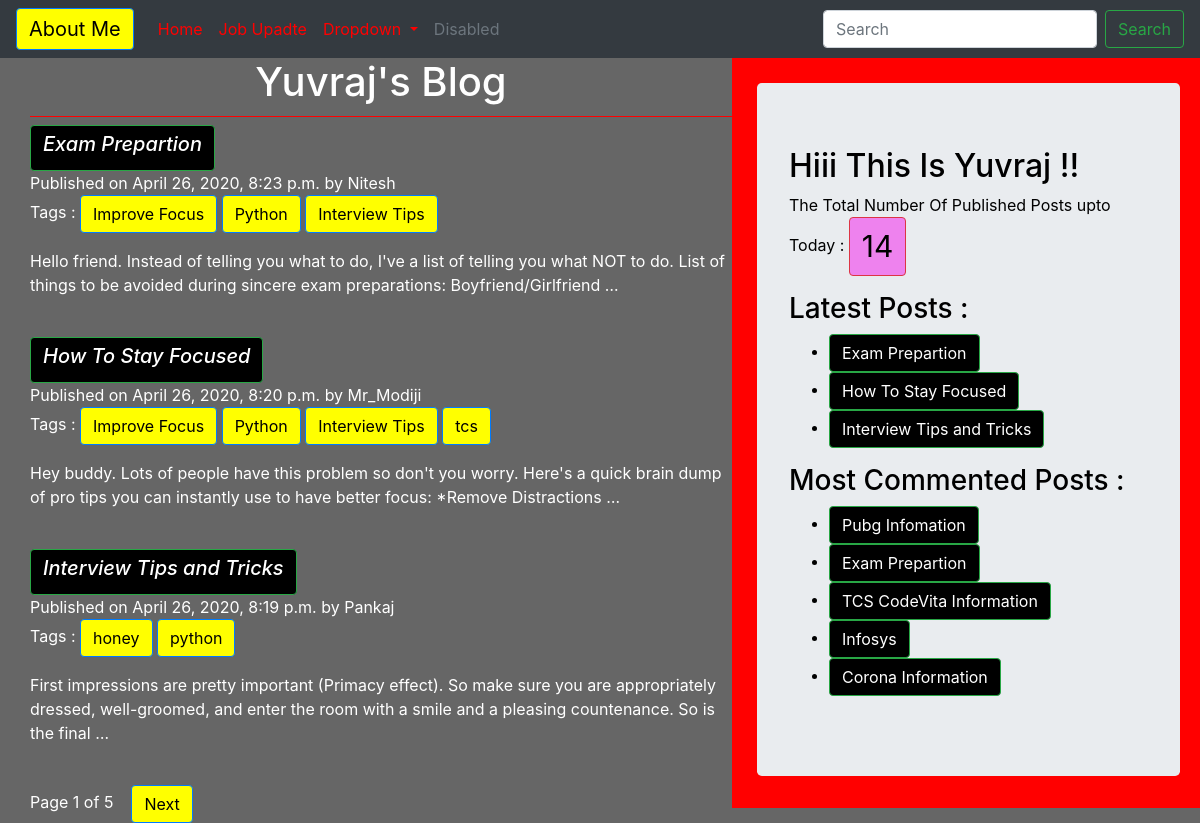
The page / on the database its author committed.
### blog/models.py (models this page shows, shortened)
class Post(models.Model):
    STATUS_CHOICE=(('draft','Draft'),('published','Published'))
    title=models.CharField(max_length=256)
    slug=models.SlugField(max_length=256,unique_for_date='publish')
    author=models.ForeignKey(User,related_name='blog_post',on_delete=models.CASCADE)
    body=models.TextField()
    publish=models.DateTimeField(default=timezone.now)
    created=models.DateTimeField(auto_now=True)
    updated=models.DateTimeField(auto_now=True)
    status=models.CharField(max_length=10,choices=STATUS_CHOICE,default='draft')
    objects=CustomManager()
    tags=TaggableManager()
    class Meta:
        ordering=('-publish',)
    def get_absolute_url(self):
        return reverse('post_detail',args=[self.publish.year,self.publish.strftime('%m'),
        self.publish.strftime('%d'),self.slug])

### blog/views.py (the view)
# urls.py: path('',views.post_list_view),
def post_list_view(request,tag_slug=None):
    post_list=Post.objects.all()
    tag=None
    if tag_slug:
        tag=get_object_or_404(Tag,slug=tag_slug)
        post_list=post_list.filter(tags__in=[tag])
    paginator=Paginator(post_list,3)
    page_number=request.GET.get('page')
    try:
        post_list=paginator.page(page_number)
    except PageNotAnInteger:
        post_list=paginator.page(1)
    except EmptyPage:
        post_list=paginator.page(paginator.num_page)
    return render(request,'blog/post_list.html',{'post_list':post_list,'tag':tag})

### blog/models.py (called while the page is built)
    def get_queryset(self):
        return super().get_queryset().filter(status='published')

### blog/templatetags/blog_tags.py (called while the page is built)
@register.simple_tag(name='my_tag')
def total_post():
    return Post.objects.count()

@register.inclusion_tag('blog/latest_post.html')
def show_latest_posts():
    latest_post=Post.objects.order_by('-publish')[:3]
    return {'latest_post':latest_post}

@register.simple_tag
def get_most_commented_post(count=5):
    most_commented_post= Post.objects.annotate(total_comments=Count('comments')).order_by('-total_comments')[:count]
    return {'most_commented_post':most_commented_post}

### templates/blog/post_list.html (shortened to what this page needs)
{%extends 'blog/base.html'%}
{%block content_block%}
<h1>Yuvraj's Blog</h1>
{%for post in post_list%}
<a id="anchor" class="btn btn-success"  href="{{post.get_absolute_url}}"><h6 id="date" >{{post.title}}</h6></a><br>
Published on {{post.publish}} by {{post.author | title}}
<p>Tags :
  {%for tag in post.tags.all%}
  <a href="{%url 'post_list_by_tag_name' tag.slug %}" class="btn btn-primary">{{tag.name}}</a>
  {%endfor%}
</p>
<p>{{post.body|truncatewords:30|linebreaks}}</p><br />
{%endfor%}
{%include 'blog/pagination.html' with page=post_list%}
{%endblock%}

### templates/blog/base.html (shortened to what this page needs)
<!DOCTYPE html>
{%load blog_tags%}
{%load static%}
<html lang="en" dir="ltr">
  <head>
    <link rel="stylesheet" href="https://stackpath.bootstrapcdn.com/bootstrap/4.4.1/css/bootstrap.min.css">
<link rel="stylesheet" href="{%static "/css/blog.css" %}">
  </head>
  <body>
  <nav class="navbar navbar-expand-lg navbar-primary bg-dark ">
  <a class="navbar-brand btn btn-primary" href="#">About Me</a>
  <div class="collapse navbar-collapse" id="navbarSupportedContent">
    <ul class="navbar-nav mr-auto">
      <li class="nav-item active">
        <a class="nav-link" href="#">Home <span class="sr-only">(current)</span></a>
      </li>
      <li class="nav-item">
        <a class="nav-link" href="#">Job Upadte</a>
      </li>
      <li class="nav-item dropdown">
        <a class="nav-link dropdown-toggle" href="#" id="navbarDropdown" role="button" data-toggle="dropdown" aria-haspopup="true" aria-expanded="false">
          Dropdown
        </a>
      </li>
      <li class="nav-item">
        <a class="nav-link disabled" href="#" tabindex="-1" aria-disabled="true">Disabled</a>
      </li>
    </ul>
    <form class="form-inline my-2 my-lg-0">
      <input class="form-control mr-sm-2" type="search" placeholder="Search" aria-label="Search">
      <button class="btn btn-outline-success my-2 my-sm-0" type="submit">Search</button>
    </form>
  </div>
</nav>
{%block sidebar%}
<div class="content">
  <div class="sidebar">
    <div class="jumbotron" >
   <h2>Hiii This Is Yuvraj !!</h2>
   <p>The Total Number Of Published Posts upto Today : <span id ='pcount' class="btn btn-danger">{%my_tag%}</span></p>
   <h3>Latest Posts :</h3>{%show_latest_posts%}
   <h3>Most Commented Posts :</h3>
<div class="Most_Commented_post">
   <ul>
     {%get_most_commented_post as most_commented_post%}
     {%for post in most_commented_post.most_commented_post %}
     <li > <a href="{{post.get_absolute_url}}" class="btn btn-success" id="Most_Commented_post">{{post.title}}</a></li>
     {%endfor%}
   </ul>
   </div>
   </div>
  </div>
{%endblock%}
{%block content_block%}
 {%endblock%}
</div>
  </body>
</html>

### templates/blog/latest_post.html
<ul>
  {%for post in latest_post%}
  <li><a href="{{post.get_absolute_url}} " class="btn btn-success"> {{post.title}}</a></li>
  {%endfor%}
</ul>

### templates/blog/pagination.html (shortened to what this page needs)
<div class="paginator">
  <span>Page {{page.number}} of {{page.paginator.num_pages}}</span>&nbsp&nbsp&nbsp
  {%if page.has_next%}
<a class="btn btn-primary"  href="?page={{page.next_page_number}}">Next</a>
  {%endif%}
</div>

### static/css/blog.css (style rules this page uses)
.content { width:100%; height: auto; float:left; padding: 0 0 0 30px; background: #666666; color: white; }
.sidebar { width: 40%; float:right; padding:25px 20px 0px 25px; background: red; color: black; }
h1 { text-align: center; border-bottom: 1px solid red; padding-bottom: 10px; }
#date { font-size:20px; font-style: italic; }
#pcount { color: black; background-color: violet; font-size: 30px; }
#anchor { color: white; }
a { color: red; }
.paginator { color: white; }
.btn-primary { background-color: yellow; color:black; font-style:italic, bold; }
.btn-success { background-color: black; color:white; font-style:italic, bold; }

### rows shown on the page
Post: title "Exam Prepartion", publish "April 26, 2020, 8:23 p.m.", author "Nitesh", body "Hello friend. Instead of telling you what to do, I've a list of telling you what NOT to do. List of things to be avoided during sincere exam preparations: Boyfriend/Girlfriend …"
Post: title "How To Stay Focused", publish "April 26, 2020, 8:20 p.m.", author "Mr_Modiji", body "Hey buddy. Lots of people have this problem so don't you worry. Here's a quick brain dump of pro tips you can instantly use to have better focus: *Remove Distractions …"
Post: title "Interview Tips and Tricks", publish "April 26, 2020, 8:19 p.m.", author "Pankaj", body "First impressions are pretty important (Primacy effect). So make sure you are appropriately dressed, well-groomed, and enter the room with a smile and a pleasing countenance. So is the final …"
Post: title "Pubg Infomation"
Post: title "TCS CodeVita Information"
Post: title "Infosys"
Post: title "Corona Information"
Tag: name "Improve Focus"
Tag: name "Python"
Tag: name "Interview Tips"
Tag: name "tcs"
Tag: name "honey"
Tag: name "python"

### other values the page prints
{{ page.number }} "1"
{{ page.paginator.num_pages }} "5"
